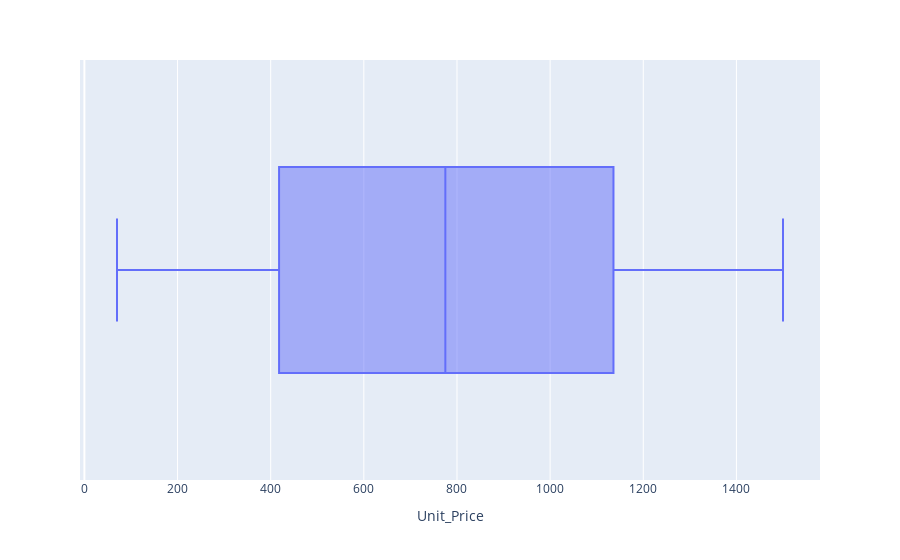

Notebook code for this chart:
### Code cell
px.box(df, x= "Unit_Price" )

### Figure 1 — Plotly figure (JSON) as saved in the notebook; plotly's stock layout.template omitted (floating-point values rounded to 4 significant figures; data arrays with more than 128 entries replaced by an {"elided": "..."} marker saying what was removed)
{"data": [{"alignmentgroup": "True", "hovertemplate": "Unit_Price=%{x}<extra></extra>", "legendgroup": "", "marker": {"color": "#636efa"}, "name": "", "notched": false, "offsetgroup": "", "orientation": "h", "showlegend": false, "type": "box", "x": {"elided": "19597 int values"}, "x0": " ", "xaxis": "x", "y0": " ", "yaxis": "y"}], "layout": {"boxmode": "group", "legend": {"tracegroupgap": 0}, "margin": {"t": 60}, "xaxis": {"anchor": "y", "domain": [0, 1], "title": {"text": "Unit_Price"}}, "yaxis": {"anchor": "x", "domain": [0, 1]}}}
